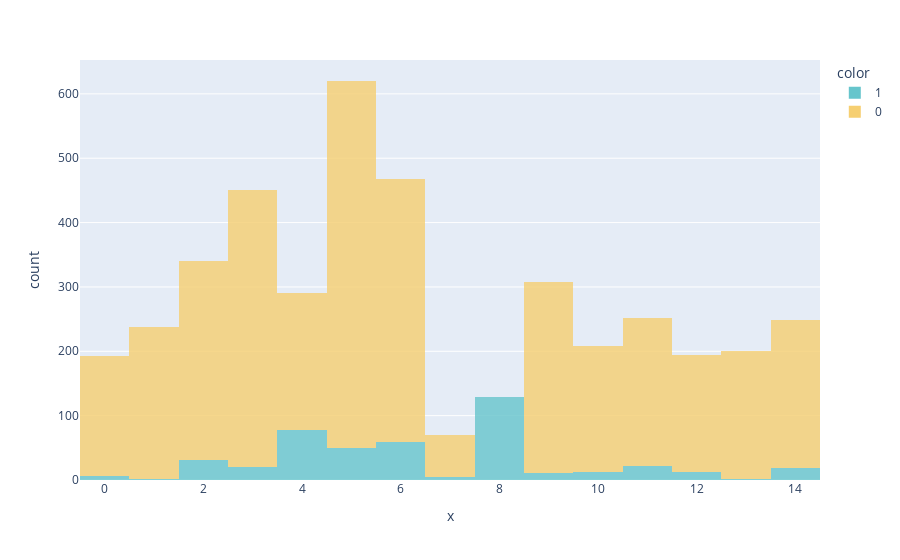

This figure's notebook cell:
### Code cell
fig = px.histogram(
    color=pumps["anomaly"], 
    x=cluster_labels, 
    opacity = 0.8, 
    color_discrete_sequence=px.colors.qualitative.Pastel)
fig.show()

# Using the supposedly optimal number of clusters We get this distribution.
# The results are actually not too bad, allthough there are 2 clusters that have a worse ratio mo
# most are a lot better.

### Figure 1 — Plotly figure (JSON) as saved in the notebook; plotly's stock layout.template omitted (floating-point values rounded to 4 significant figures; data arrays with more than 128 entries replaced by an {"elided": "..."} marker saying what was removed)
{"data": [{"alignmentgroup": "True", "bingroup": "x", "hovertemplate": "color=1<br>x=%{x}<br>count=%{y}<extra></extra>", "legendgroup": "1", "marker": {"color": "rgb(102, 197, 204)", "opacity": 0.8, "pattern": {"shape": ""}}, "name": "1", "offsetgroup": "1", "orientation": "v", "showlegend": true, "type": "histogram", "x": {"elided": "456 int values"}, "xaxis": "x", "yaxis": "y"}, {"alignmentgroup": "True", "bingroup": "x", "hovertemplate": "color=0<br>x=%{x}<br>count=%{y}<extra></extra>", "legendgroup": "0", "marker": {"color": "rgb(246, 207, 113)", "opacity": 0.8, "pattern": {"shape": ""}}, "name": "0", "offsetgroup": "0", "orientation": "v", "showlegend": true, "type": "histogram", "x": {"elided": "3749 int values"}, "xaxis": "x", "yaxis": "y"}], "layout": {"barmode": "relative", "legend": {"title": {"text": "color"}, "tracegroupgap": 0}, "margin": {"t": 60}, "xaxis": {"anchor": "y", "domain": [0, 1], "title": {"text": "x"}}, "yaxis": {"anchor": "x", "domain": [0, 1], "title": {"text": "count"}}}}
